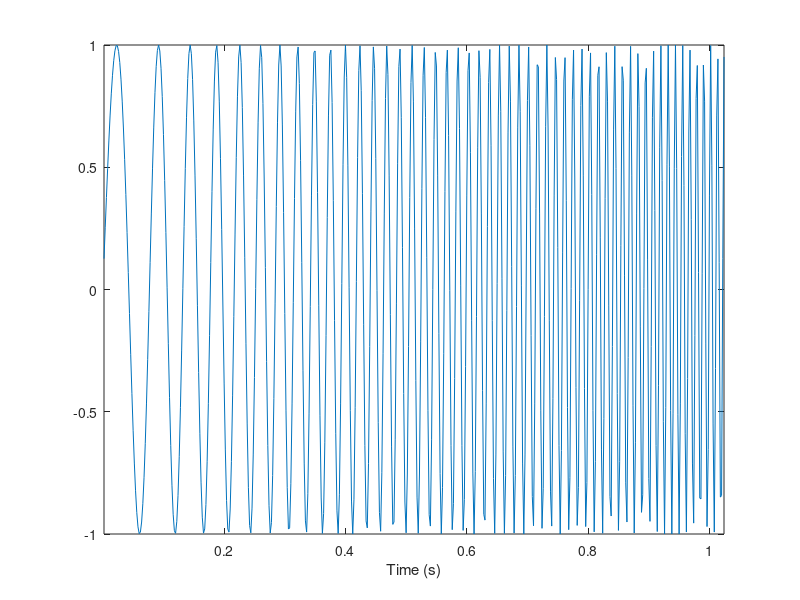
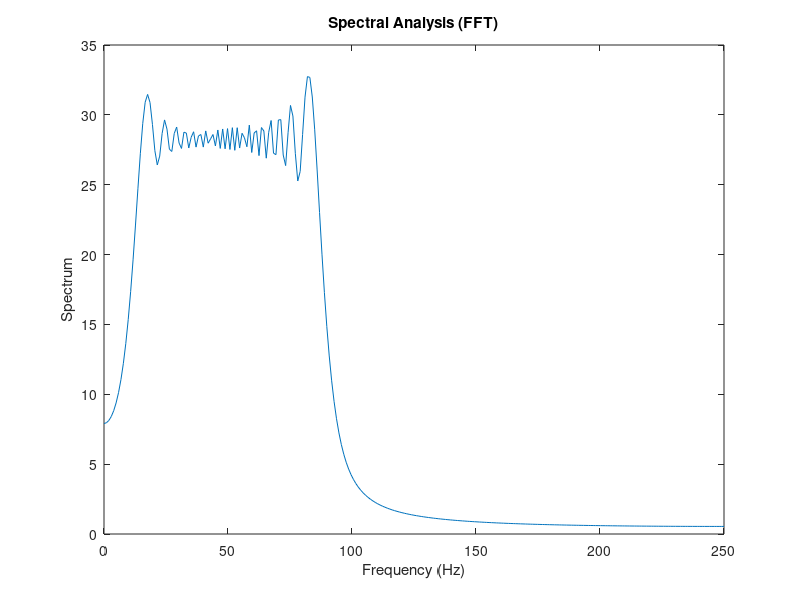

Write the MATLAB code that produced these figures, in order. (Note: this script raises an error after producing the figures.)
%% Author: Lu, Chia-Feng 2013.11.15
clear, close all

%% initialize parameters
samplerate=500; % in Hz
N=512; % data length

fmin=20; % Minimal frequency in Hz
fmax=100; % Maximal frequency in Hz

nfft=64;      % window size for each segment
noverlap=round(nfft*0.5);  % number of overlapping points (50%)

%% generate a chirp signal
taxis=[1:N]/samplerate;   % time axis for whole data length

fchirp=[1:N]*((fmax-fmin)/N)+fmin;
data=sin(pi*taxis.*fchirp);    % data=sin(2*pi*taxis.*fchirp);

figure, 
plot(taxis,data),xlim([taxis(1) taxis(end)])
xlabel('Time (s)')

%% Spectral analysis (FFT)
data_freq=fft(data,N);
Mag=abs(data_freq);
faxis=samplerate/2*linspace(0,1,N/2+1);

figure,
plot(faxis,Mag(1:N/2+1)) % represented by dB
title('Spectral Analysis (FFT)')
xlabel('Frequency (Hz)')
ylabel('Spectrum')

%% calculate spectrogram using STFT
[spec,faxis,taxis]=spectrogram(data,hamming(nfft),noverlap,nfft,samplerate);
Mag=abs(spec);     % get spectrum magnitude

figure,
contour(taxis,faxis,Mag)   % plot spectrogram as 2D contour
xlabel('Time (s)'),xlim([taxis(1) taxis(end)])
ylabel('Frequency (Hz)')

figure,
mesh(taxis,faxis,Mag)   % plot spectrogram as 3D mesh
view(40,50);           % specify the 3D plot view
xlabel('Time (s)')
ylabel('Frequency (Hz)')

figure,
surface(taxis,faxis,Mag)   % plot spectrogram as 3D surface
view(40,50);           % specify the 3D plot view
xlabel('Time (s)')
ylabel('Frequency (Hz)')
grid on





